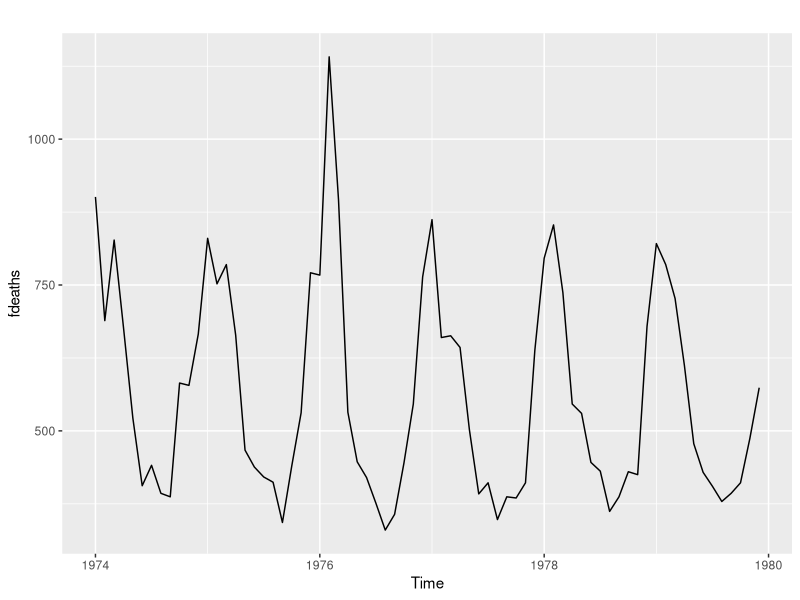
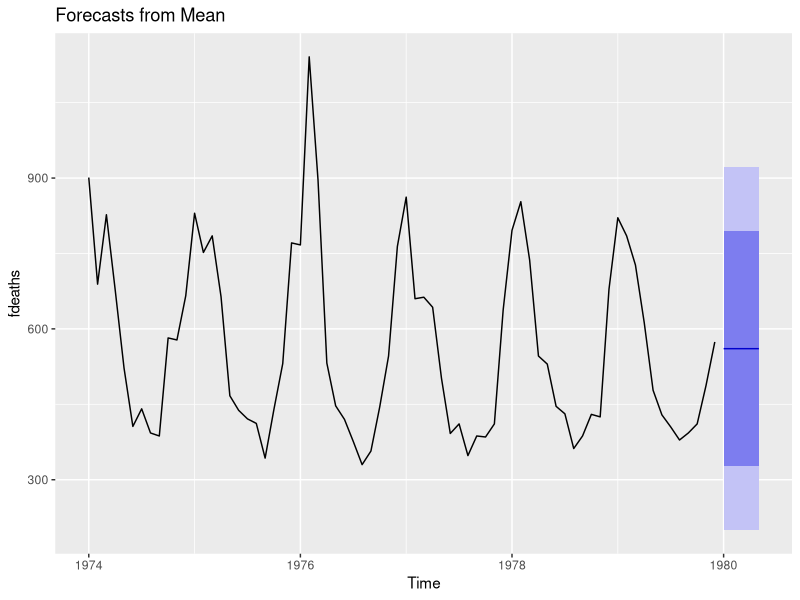
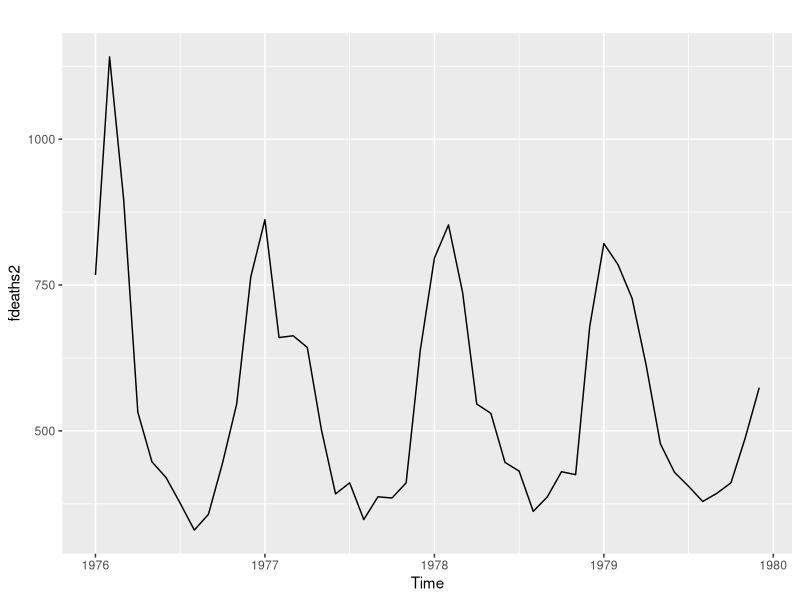
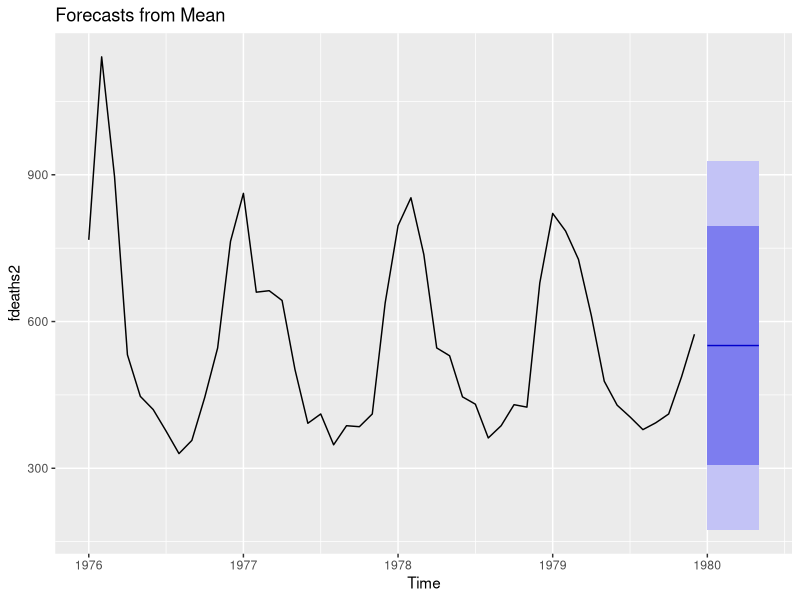
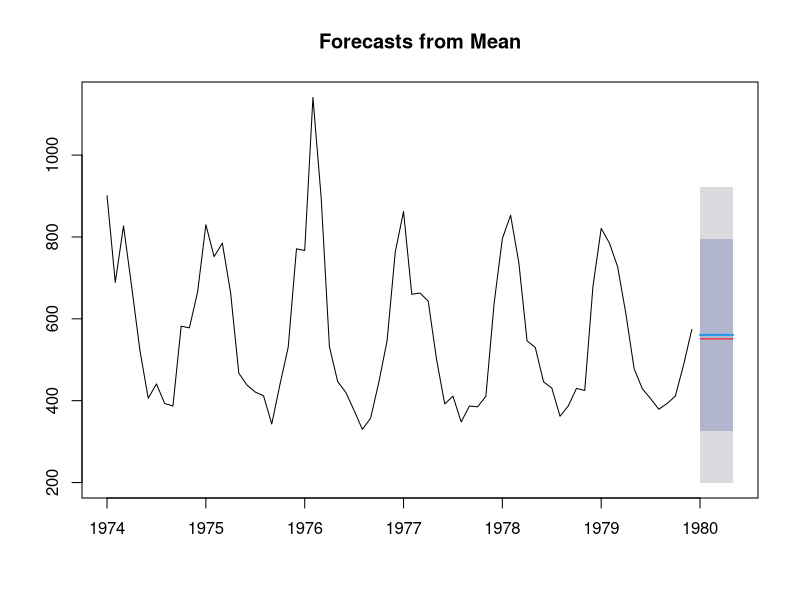

These charts were generated, in order, by the following R code:
library(forecast)
library(ggplot2)

autoplot(fdeaths)
#verifica a m?dia
mean(fdeaths)
#previsao com metodo meanf
prev = meanf(fdeaths, h=5)
print(prev)
autoplot(prev)

#fazendo uma previsao com um subconjunto dos dados
fdeaths2 = window(fdeaths,start=c(1976,1),end=c(1979,12))
autoplot(fdeaths2)
mean(fdeaths2)
prev2 = meanf(fdeaths2, h=5)
print(prev2)
autoplot(prev2)

#compara as duas previs?es
plot(prev)
lines(prev2$mean, col="red")



